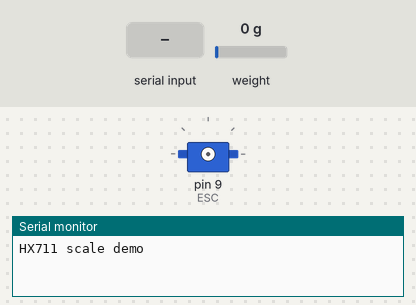
Bench run of a sketch on a simulated Arduino Uno, built with avr-gcc and run on an emulated ATmega328P. Shown: servo, the last lines printed to the serial monitor. The inputs (shaded band) are chosen by the test bench; at power-on: weight on the scale 0 g.

Above: at 0.1 s.
At 2.2 s:
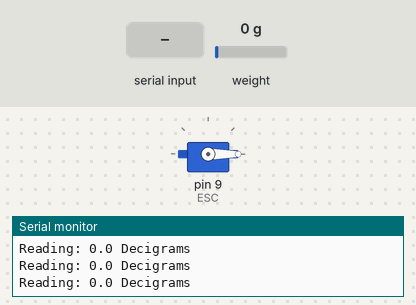
2.3 s: "90,45\n" received over Serial
Timing chart, 0 to 5.3 s (numbered marks = the images above; inputs shaded):
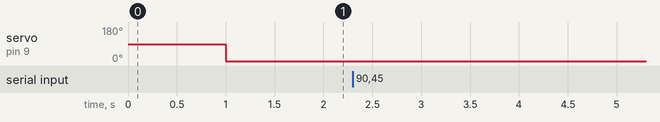

The sketch:

Thruster_Stand.ino
```cpp
#include "HX711.h"
#include <Servo.h>

#define calibration_factor 21.318 //This value is obtained using the SparkFun_HX711_Calibration sketch

#define LOADCELL_DOUT_PIN  3
#define LOADCELL_SCK_PIN  2


Servo ESC;     // create servo object to control the ESC
HX711 scale;

int sec;

void setup() {
  Serial.begin(9600);
  Serial.println("HX711 scale demo");

  scale.begin(LOADCELL_DOUT_PIN, LOADCELL_SCK_PIN);
  scale.set_scale(calibration_factor); //This value is obtained by using the SparkFun_HX711_Calibration sketch
  scale.tare(); //Assuming there is no weight on the scale at start up, reset the scale to 0

  ESC.attach(9,1000,2000); // (pin, min pulse width, max pulse width in microseconds)

  Serial.println("Readings:");
}

void loop() {
  if (Serial.available()>1)
{
  sec = Serial.parseInt();
  Serial.println(sec);
}
  ESC.writeMicroseconds(sec);    // Send the signal to the ESC
  Serial.print("Reading: ");
  Serial.print(scale.get_units(), 1); //scale.get_units() returns a float
  Serial.print(" Decigrams"); //You can change this to kg but you'll need to refactor the calibration_factor
  Serial.println();
}
```
